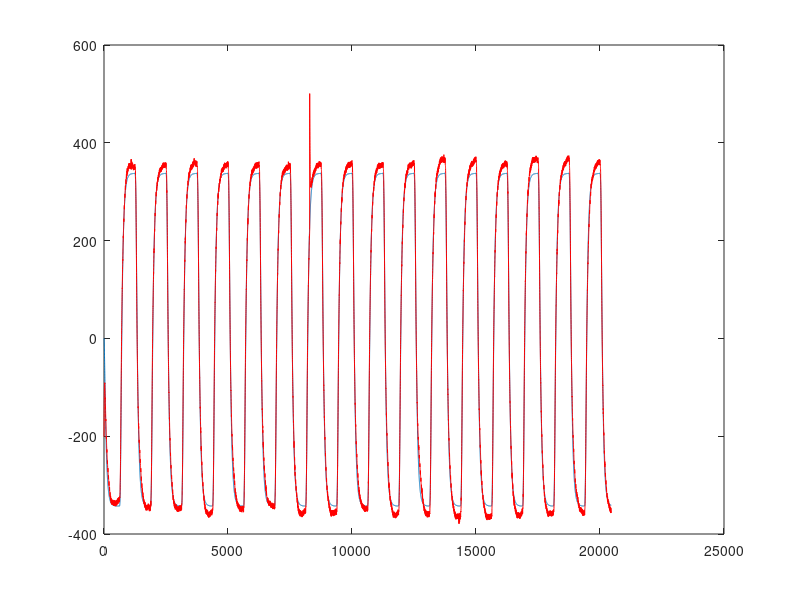

This chart was generated by the following MATLAB code:
pkg load control
A =  2833503.99512;
B =  3359.82171445;
C =  18360.920369;

deltam = -0.3657
deltap = 0.3286

%A =  -193486006.196;
%B =  -227139.064677;
%C =  -1268758.61431;


%A=  20792.397543
%B=  25.2695060487
%C= 147.029170433

A=  31221.9101993
B=  36.0565536834
C=  215.379515402
pause()
x = csvread('Quad2_Tr.csv');

outp = x(2:end,2);
inpt = x(2:end,4);
time = x(2:end,1);
for a =1:length(inpt)
	if(inpt(a) < deltam)
		inpt(a) = inpt(a) + deltam;
	elseif (inpt(a) < deltap)
		inpt(a) = 0;
	else
		inpt(a) = inpt(a) + deltap;
	end
end
%exit()
s = [1 B C];
roots(s);
%pause()
%read csv and get real stuff




myG = tf(1*[A],[1 B C])
%k = step(myG);
k = lsim(myG, inpt, time);
plot(k);
hold on;
plot(outp, 'r');
print -djpg image.jpg;

%pause()